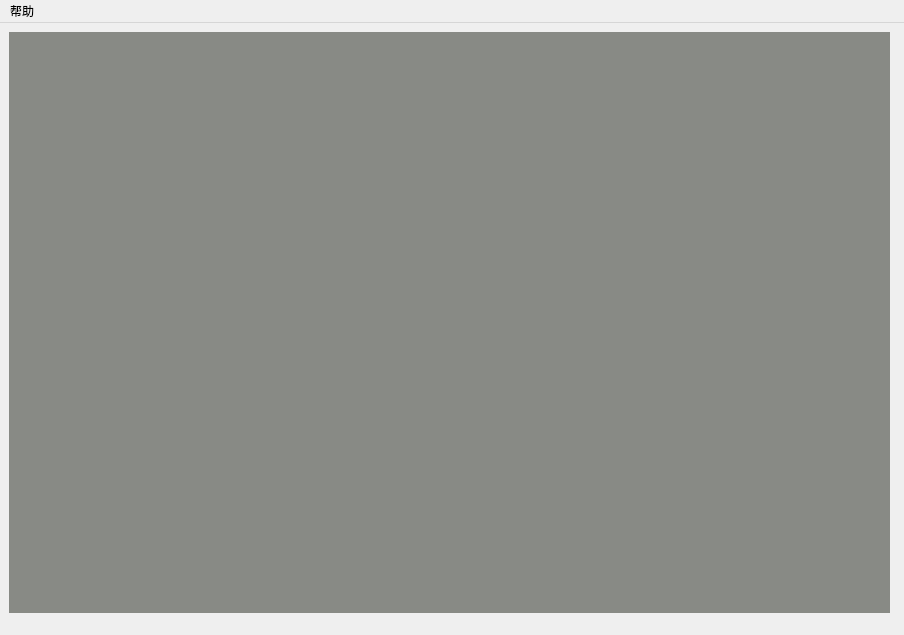
<?xml version="1.0" encoding="UTF-8"?>
<ui version="4.0">
 <class>DrivingWidget</class>
 <widget class="QMainWindow" name="DrivingWidget">
  <property name="geometry">
   <rect>
    <x>0</x>
    <y>0</y>
    <width>904</width>
    <height>635</height>
   </rect>
  </property>
  <property name="windowTitle">
   <string>DrivingWidget</string>
  </property>
  <widget class="QWidget" name="centralWidget">
   <widget class="QLabel" name="label">
    <property name="geometry">
     <rect>
      <x>9</x>
      <y>9</y>
      <width>881</width>
      <height>581</height>
     </rect>
    </property>
    <property name="styleSheet">
     <string notr="true">background-color: rgb(136, 138, 133);</string>
    </property>
    <property name="text">
     <string/>
    </property>
    <property name="scaledContents">
     <bool>true</bool>
    </property>
   </widget>
  </widget>
  <widget class="QMenuBar" name="menuBar">
   <property name="geometry">
    <rect>
     <x>0</x>
     <y>0</y>
     <width>904</width>
     <height>25</height>
    </rect>
   </property>
   <widget class="QMenu" name="menu_help">
    <property name="title">
     <string>帮助</string>
    </property>
    <addaction name="action_tip"/>
   </widget>
   <addaction name="menu_help"/>
  </widget>
  <action name="action">
   <property name="text">
    <string>提示</string>
   </property>
  </action>
  <action name="action_tip">
   <property name="text">
    <string>提示</string>
   </property>
  </action>
  <action name="action2">
   <property name="text">
    <string>2</string>
   </property>
  </action>
 </widget>
 <layoutdefault spacing="6" margin="11"/>
 <resources/>
 <connections/>
</ui>
